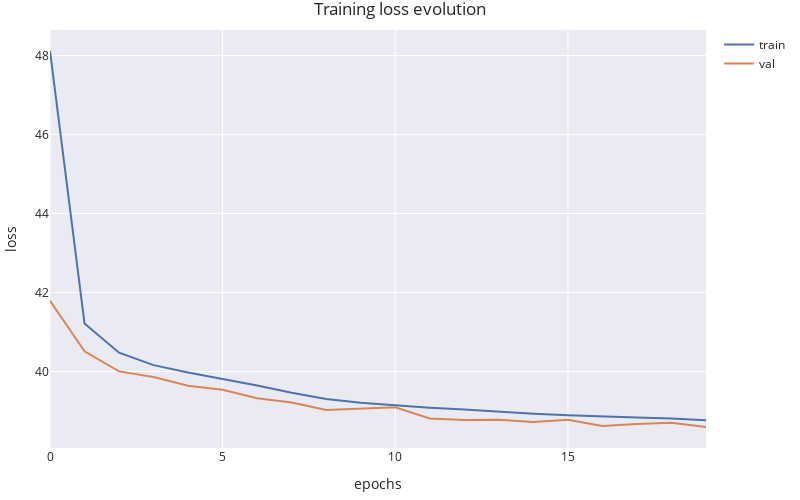
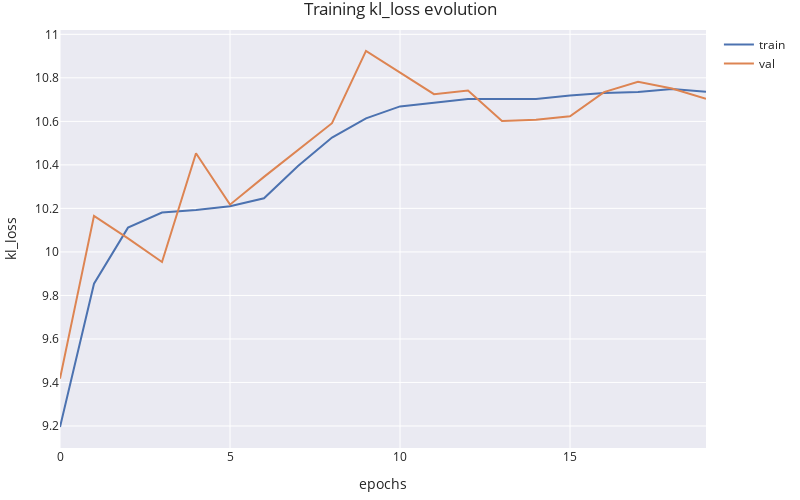
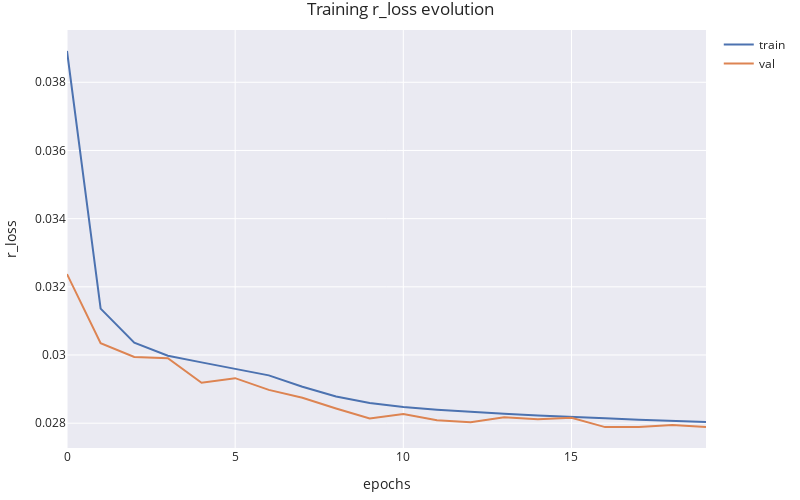

The notebook cell these images were saved under, in order:
### Code cell
plot_history(vae_history, 'loss').show()
plot_history(vae_history, 'kl_loss').show()
plot_history(vae_history, 'r_loss').show()

### Figure 1 — Plotly figure (JSON) as saved in the notebook; plotly's stock layout.template omitted (floating-point values rounded to 4 significant figures)
{"data": [{"name": "train", "type": "scatter", "y": [48.12, 41.21, 40.48, 40.16, 39.98, 39.81, 39.65, 39.46, 39.31, 39.21, 39.14, 39.08, 39.04, 38.98, 38.93, 38.9, 38.87, 38.84, 38.81, 38.77]}, {"name": "val", "type": "scatter", "y": [41.79, 40.51, 40.0, 39.86, 39.64, 39.54, 39.32, 39.21, 39.02, 39.06, 39.09, 38.81, 38.77, 38.78, 38.72, 38.78, 38.62, 38.67, 38.7, 38.59]}], "layout": {"height": 500, "margin": {"b": 10, "l": 30, "r": 10, "t": 30}, "title": {"text": "Training loss evolution"}, "width": 800, "xaxis": {"title": {"text": "epochs"}}, "yaxis": {"title": {"text": "loss"}}}}

### Figure 2 — Plotly figure (JSON) as saved in the notebook; plotly's stock layout.template omitted (floating-point values rounded to 4 significant figures)
{"data": [{"name": "train", "type": "scatter", "y": [9.195, 9.854, 10.11, 10.18, 10.19, 10.21, 10.25, 10.39, 10.53, 10.61, 10.67, 10.69, 10.7, 10.7, 10.7, 10.72, 10.73, 10.73, 10.75, 10.74]}, {"name": "val", "type": "scatter", "y": [9.418, 10.17, 10.06, 9.954, 10.45, 10.22, 10.34, 10.47, 10.59, 10.92, 10.82, 10.72, 10.74, 10.6, 10.61, 10.62, 10.73, 10.78, 10.75, 10.7]}], "layout": {"height": 500, "margin": {"b": 10, "l": 30, "r": 10, "t": 30}, "title": {"text": "Training kl_loss evolution"}, "width": 800, "xaxis": {"title": {"text": "epochs"}}, "yaxis": {"title": {"text": "kl_loss"}}}}

### Figure 3 — Plotly figure (JSON) as saved in the notebook; plotly's stock layout.template omitted (floating-point values rounded to 4 significant figures)
{"data": [{"name": "train", "type": "scatter", "y": [0.03892, 0.03136, 0.03036, 0.02998, 0.02978, 0.0296, 0.0294, 0.02907, 0.02878, 0.02859, 0.02847, 0.0284, 0.02833, 0.02828, 0.02823, 0.02818, 0.02814, 0.0281, 0.02806, 0.02803]}, {"name": "val", "type": "scatter", "y": [0.03237, 0.03035, 0.02994, 0.02991, 0.02918, 0.02932, 0.02898, 0.02874, 0.02843, 0.02813, 0.02827, 0.02809, 0.02803, 0.02818, 0.02811, 0.02816, 0.02788, 0.02789, 0.02795, 0.02789]}], "layout": {"height": 500, "margin": {"b": 10, "l": 30, "r": 10, "t": 30}, "title": {"text": "Training r_loss evolution"}, "width": 800, "xaxis": {"title": {"text": "epochs"}}, "yaxis": {"title": {"text": "r_loss"}}}}
